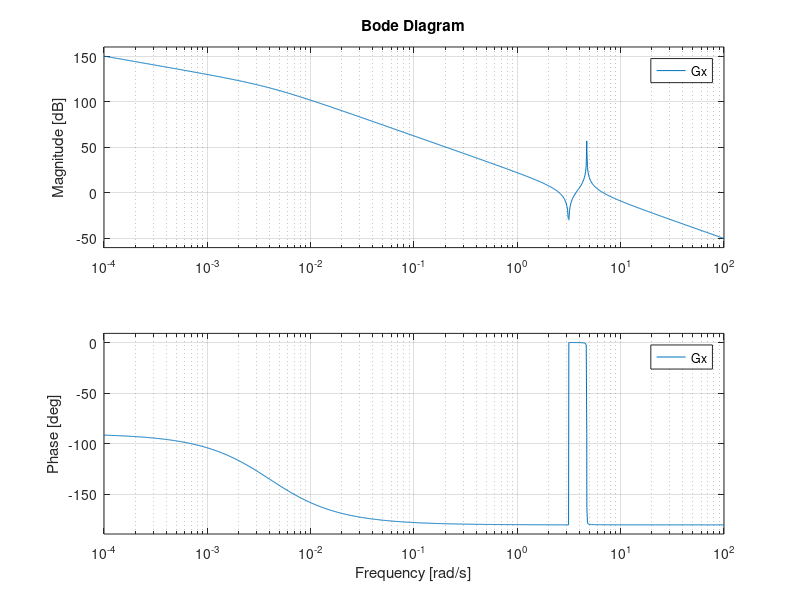
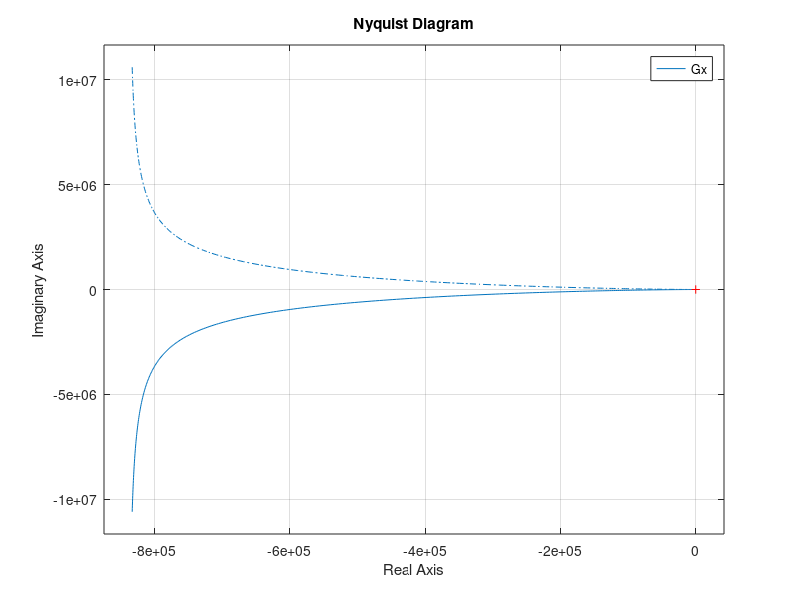

Write the MATLAB code that produced these figures, in order. (Note: this script raises an error after producing the figures.)
s = tf('s');

ml = 1;
D = 0.8*s^3 + 0.0072*s^2 + 9.81*(0.8+ml)*s + 0.071;

Gphi = (-s/D) * (1/0.041);
Gx   = ((s^2 + 9.81)/(s*D)) * (1/0.041);

bode(Gx)
grid on

figure
nyquist(Gx)
grid on

sisotool(Gx)
%%

Kx = 0.002*(5*s + 1)/(0.25*s + 1);

T_x = feedback(Kx*Gx,1);

step(T_x)
grid on
